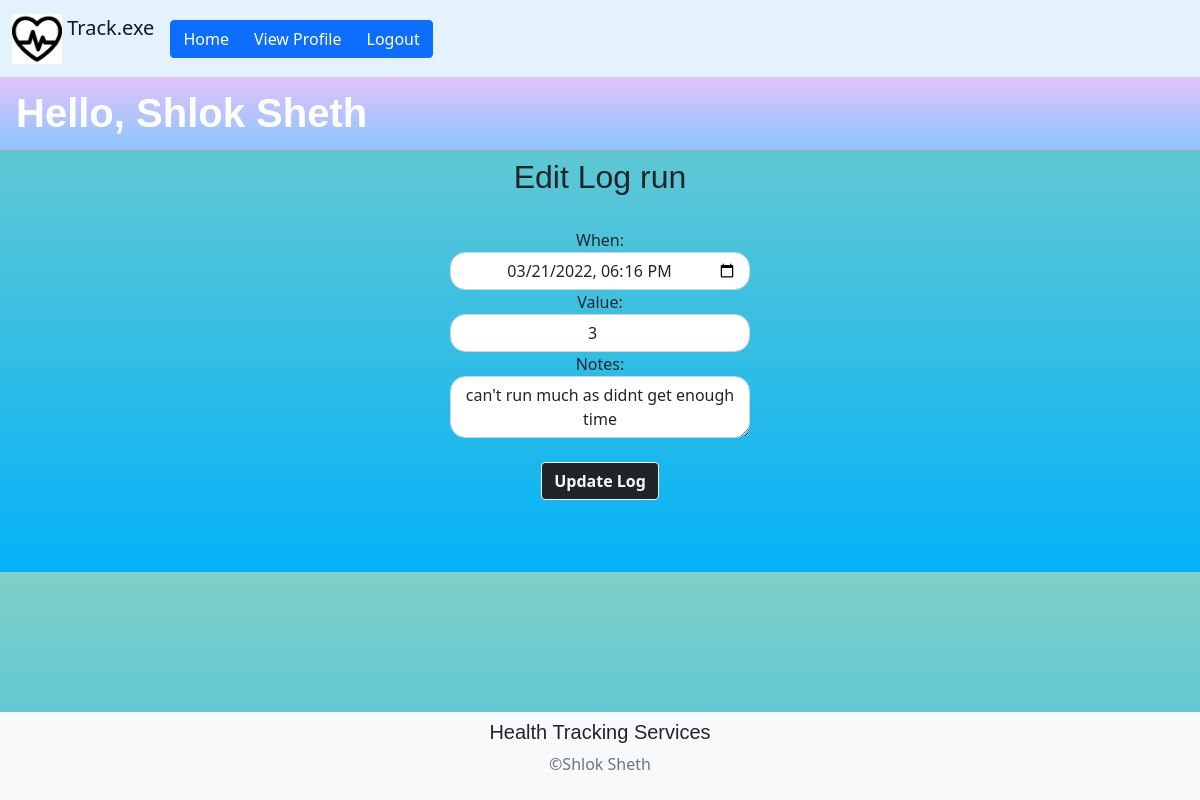
/edit-log/2 (signed in), run on the app's committed database.
### main.py (models this page shows)
class User(db.Model, UserMixin):
    id = db.Column(db.Integer, primary_key=True)
    fullname = db.Column(db.String(150))
    email = db.Column(db.String(150), unique=True)
    password = db.Column(db.String(150))
    city = db.Column(db.String(150))
    tracker = db.relationship('Tracker')
    log = db.relationship('Log')

class Tracker(db.Model):
    id = db.Column(db.Integer, primary_key=True)
    name = db.Column(db.String(150))
    description = db.Column(db.String(150))
    tracker_type = db.Column(db.String(150))
    settings = db.Column(db.String(150))
    log = db.relationship('Log')
    user_id = db.Column(db.Integer, db.ForeignKey('user.id'))

class Log(db.Model):
    id = db.Column(db.Integer, primary_key=True)
    timestamp = db.Column(db.String(150))
    value = db.Column(db.Integer)
    notes = db.Column(db.String(150))
    tracker_id = db.Column(db.Integer, db.ForeignKey('tracker.id'))
    user_id = db.Column(db.Integer, db.ForeignKey('user.id'))
    added_date_time = db.Column(db.String(150))

### main.py (the view)
@app.route('/edit-log/<int:record_id>', methods=['GET', 'POST'])
@login_required
def edit_log(record_id):
    this_log = Log.query.get(record_id)
    this_tracker = Tracker.query.get(this_log.tracker_id)
    try:
        if request.method == 'POST':
            when = request.form.get('date')
            value = request.form.get('value')
            notes = request.form.get('notes')
            this_log.timestamp = when
            this_log.value = value
            this_log.notes = notes
            db.session.commit()
            flash(this_tracker.name + ' Log Updated Successfully.', category='success')
            return redirect(url_for('view_tracker', record_id=this_log.tracker_id))
    except Exception as e:
        print(e)
        flash('Something went wrong.', category='error')
    return render_template("edit_log_page.html", user=current_user, tracker=this_tracker, log=this_log)

### main.py (called while the page is built)
@login_manager.user_loader
def load_user(id):
    return User.query.get(int(id))

### templates/edit_log_page.html (shortened to what this page needs)
{% extends 'base.html' %}
{% block content %}
        <h1 align="left" class="card-header text-white" style="background: -webkit-linear-gradient(bottom, #8ec5fc, #e0c3fc);">Hello, {{ user.fullname }}</h1>
<form method="post">
    <div class="form-group">
        <h2 align="center">Edit Log {{tracker.name}}</h2>
        <div align="center">
            <br>
            <label for="date">When: </label>
        <input
            type="datetime-local"
            class="form-control"
            id="date"
            name="date"
            style="width: 300px; border-radius: 15px; text-align: center"
            value="{{log.timestamp}}"
        />
        <label for="value">Value: </label>
{% if tracker.tracker_type=='Numerical'  %}
        <input
            type="number"
            class="form-control"
            id="value"
            name="value"
            placeholder="Enter Number"
            maxlength="30"
            style="width: 300px; border-radius: 15px; text-align: center"
            value="{{log.value}}"
        />
{% endif %}
            <label for="notes">Notes: </label>
        <textarea
            class="form-control"
            id="notes"
            name="notes"
            placeholder="Enter log notes"
            maxlength="200"
            style="width: 300px; border-radius: 15px; text-align: center"
        >{{log.notes}}</textarea>
            <br>
            <button type="submit" class="btn btn-dark btn-outline-light"><b>Update Log</b></button>
        </div>
    </div>
</form>
{% endblock %}

### static/index.css (style rules this page uses)
h2, h3, h4, h5, h6, .h2, .h3, .h4, .h5, .h6 { margin-bottom: 0.5rem; font-family: ‘Oswald’, sans-serif; font-weight: 500; line-height: 1.2; color: inherit; }
h1, .h1 { margin-bottom: 0.3rem; font-family: ‘Oswald’, sans-serif; font-weight: 650; line-height: 1.4; color: #FF5E0E; }
body { background: -webkit-linear-gradient(bottom, #03b2f7, #80d0c7); }

### data on the page
User: fullname "Shlok Sheth"
Tracker: name "run"
Log: date "03/21/2022 18:16", value "3", notes "can't run much as didnt get enough time"
